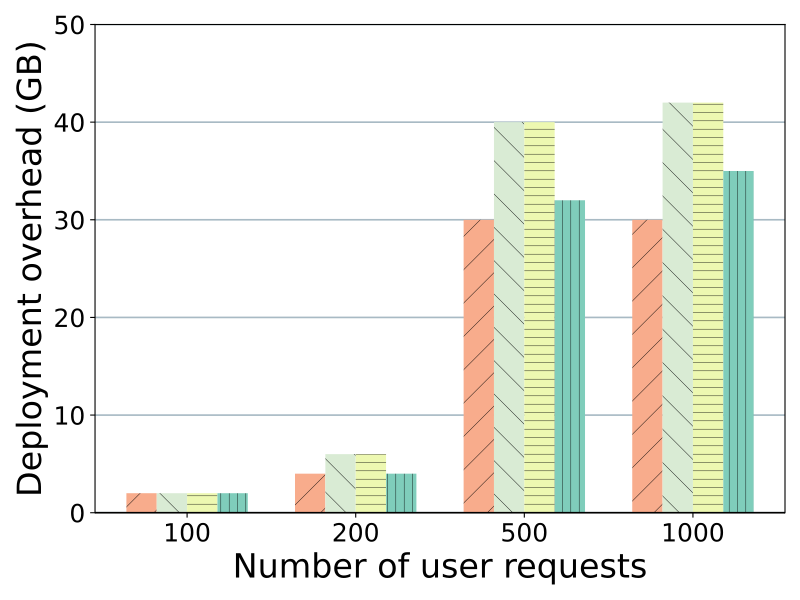

This figure's Python source:
import os

import matplotlib
import matplotlib.pyplot as plt
import numpy as np

BASE_COLOR_PULLING = "#7fcdbb"
BASE_COLOR_EXTRA = "#edf8b1"
LIGHTD_COLOR_PULLING = "#d9ebd4"
LIGHTD_COLOR_EXTRA = "#f8ac8c"

HATCH_1 = "||"
HATCH_2 = "--"
HATCH_3 = "\\"
HATCH_4 = "/"

matplotlib.rcParams["pdf.fonttype"] = 42
matplotlib.rcParams["ps.fonttype"] = 42
plt.rcParams["hatch.linewidth"] = 0.3

ALGO_ORDER = ["BTS", "P2P", "LinUCB", "EpsGreedy"]
ALGO_LABELS = {
    "BTS": "BTS",
    "P2P": "P2P",
    "LinUCB": "LinUCB",
    "EpsGreedy": "Cache-aware $\\varepsilon$-Bandit",
}
ALGO_COLORS = {
    "BTS": LIGHTD_COLOR_EXTRA,
    "P2P": LIGHTD_COLOR_PULLING,
    "LinUCB": BASE_COLOR_EXTRA,
    "EpsGreedy": BASE_COLOR_PULLING,
}
ALGO_HATCHES = {
    "BTS": HATCH_4,
    "P2P": HATCH_3,
    "LinUCB": HATCH_2,
    "EpsGreedy": HATCH_1,
}


def _setup_fonts():
    return {"weight": "normal", "size": 24}


def _load_metrics():
    x_labels = [100, 200, 500, 1000]
    metrics = {
        "BTS": [2, 4, 30, 30],
        "P2P": [2, 6, 40, 42],
        "LinUCB": [2, 6, 40, 42],
        "EpsGreedy": [2, 4, 32, 35],
    }
    return x_labels, metrics


def _plot_grouped_bars(x_labels, metrics, xlabel, ylabel, filename):
    font = _setup_fonts()

    ind = np.arange(len(x_labels))
    bar_width = 0.18

    fig = plt.figure(figsize=(8, 6))
    ax = fig.add_subplot(111)

    for i, algo in enumerate(ALGO_ORDER):
        offset = (i - 1.5) * bar_width
        ax.bar(
            ind + offset,
            height=metrics[algo],
            width=bar_width,
            color=ALGO_COLORS[algo],
            linewidth=0,
            edgecolor="black",
            label=ALGO_LABELS[algo],
            hatch=ALGO_HATCHES[algo],
        )

    ax.set_axisbelow(True)
    ax.grid(axis="y", color="#A8BAC4", lw=1.2)
    ax.spines["bottom"].set_lw(1.2)
    ax.spines["bottom"].set_capstyle("butt")

    plt.xlabel(xlabel, font)
    plt.ylabel(ylabel, font, loc="center")
    plt.tick_params(labelsize=18)

    ax.set_xticks(ind)
    ax.set_xticklabels([str(x) for x in x_labels])
    ax.set_ylim(0, 50)
    ax.set_yticks(np.arange(0, 51, 10))

    out_path = os.path.join(os.path.dirname(__file__), filename)
    fig.tight_layout()
    fig.savefig(out_path, format="pdf")
    print(f"Saved figure to {out_path}")


if __name__ == "__main__":
    xs, metrics = _load_metrics()
    _plot_grouped_bars(
        xs,
        metrics,
        xlabel="Number of user requests",
        ylabel="Deployment overhead (GB)",
        filename="online_default_deployment_overhead.pdf",
    )
